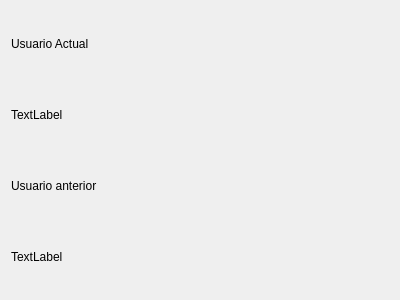
<?xml version="1.0" encoding="UTF-8"?>
<ui version="4.0">
 <class>Ventana2</class>
 <widget class="QWidget" name="Ventana2">
  <property name="geometry">
   <rect>
    <x>0</x>
    <y>0</y>
    <width>400</width>
    <height>300</height>
   </rect>
  </property>
  <property name="windowTitle">
   <string>Form</string>
  </property>
  <layout class="QGridLayout" name="gridLayout">
   <item row="0" column="0">
    <widget class="QLabel" name="label">
     <property name="text">
      <string>Usuario Actual</string>
     </property>
    </widget>
   </item>
   <item row="1" column="0">
    <widget class="QLabel" name="lUsuarioActual">
     <property name="text">
      <string>TextLabel</string>
     </property>
    </widget>
   </item>
   <item row="2" column="0">
    <widget class="QLabel" name="label_3">
     <property name="text">
      <string>Usuario anterior</string>
     </property>
    </widget>
   </item>
   <item row="3" column="0">
    <widget class="QLabel" name="lUsuarioAnterior">
     <property name="text">
      <string>TextLabel</string>
     </property>
    </widget>
   </item>
  </layout>
 </widget>
 <resources/>
 <connections/>
</ui>
